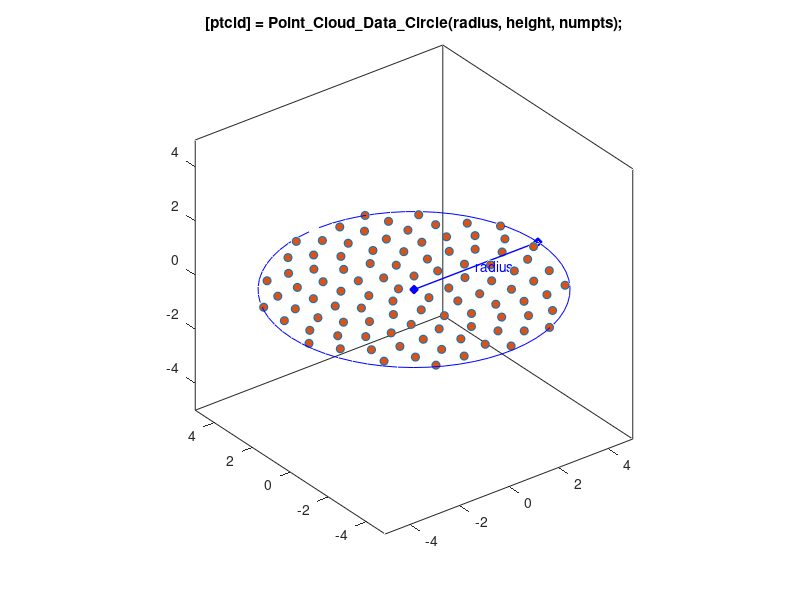

This chart was generated by the following MATLAB code:
function ptcld = Point_Cloud_Data_Circle(radius,numpts,varargin)
%Point_Cloud_Data_Circle Produce point cloud for area within a circle
%   [ptcld] = Point_Cloud_Data_Circle(radius,numpts)
%   
%   You can specify:
%       radius    circle radius
%       numpts    number of points
%
%   Point cloud data will be centered at [0,0,0]
%
% Copyright 2021-2025 The MathWorks, Inc.

% Default data to show diagram
if (nargin == 0)
    radius = 5;
    numpts = 100;
    showplot = 'plot';
end

% Check if plot should be produced
if (isempty(varargin))
    showplot = 'n';
else
    showplot = varargin;
end

ptcld=[0 0 0];
golden_angle = pi * (3 - sqrt(5));

for i = 1:numpts
    theta = i*golden_angle;
    r = sqrt(i)/sqrt(numpts);
    ptcld(i,:) = [r*cos(theta) r*sin(theta) 0]*radius;
end


% Plot diagram to show parameters and extrusion
if (nargin == 0 || strcmpi(showplot,'plot'))
    
    % Figure name
    figString = ['h1_' mfilename];
    % Only create a figure if no figure exists
    figExist = 0;
    fig_hExist = evalin('base',['exist(''' figString ''')']);
    if (fig_hExist)
        figExist = evalin('base',['ishandle(' figString ') && strcmp(get(' figString ', ''type''), ''figure'')']);
    end
    if ~figExist
        fig_h = figure('Name',figString);
        assignin('base',figString,fig_h);
    else
        fig_h = evalin('base',figString);
    end
    figure(fig_h)
    clf(fig_h)
    
    temp_colororder = get(gca,'defaultAxesColorOrder');
    
    plot3(ptcld(:,1),ptcld(:,2),ptcld(:,3),'o','MarkerFaceColor',temp_colororder(2,:))
    hold on
    
    angles = 0:0.1:2*pi;
    plot3(sin(angles)*radius,cos(angles)*radius,zeros(size(angles)),'b')
    plot3([0 radius],[0 0],[0 0],'b-d','MarkerFaceColor','b','LineWidth',1)
    text(radius/2,0,0,'radius','Color','blue')

    title(['[ptcld] = Point\_Cloud\_Data\_Circle(radius, height, numpts);']);
    hold off
    box on
    axis equal
    grid off
end